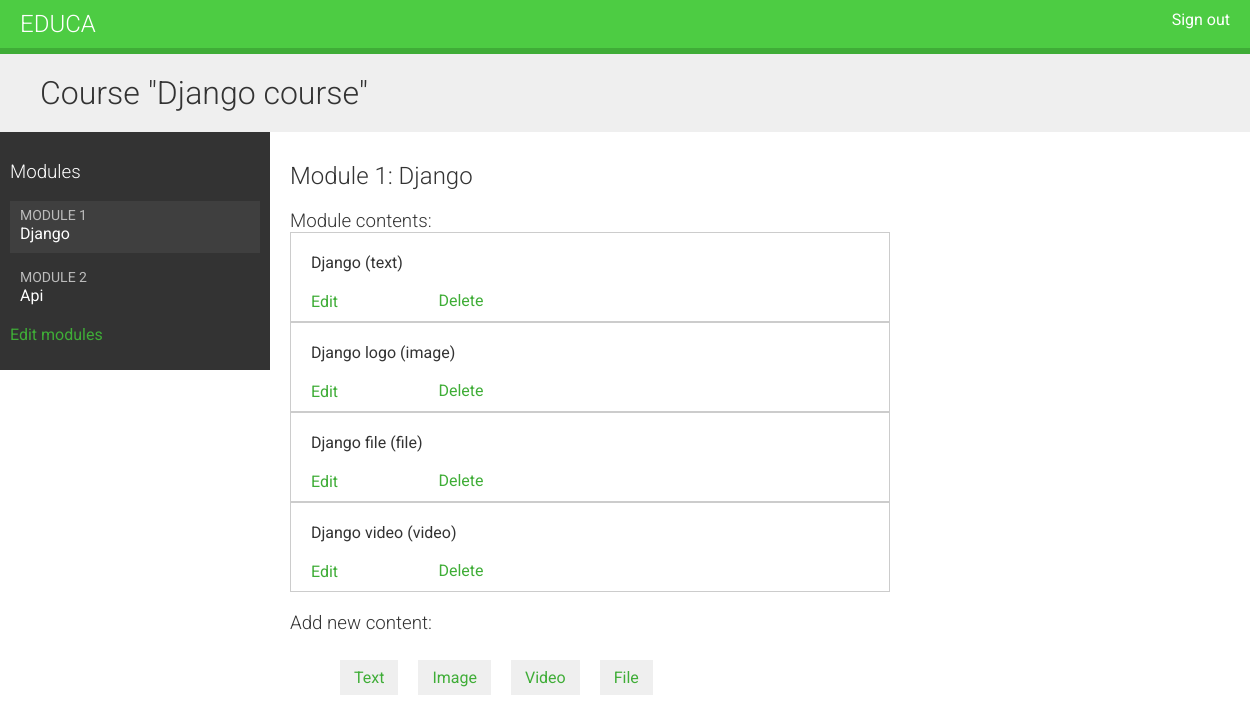
/course/module/1/ (signed in), run on the app's committed database.
### courses/models.py (models this page shows, shortened)
class Course(models.Model):
    owner = models.ForeignKey(
        User, related_name='courses_created', on_delete=models.CASCADE)
    subject = models.ForeignKey(
        Subject, related_name='courses', on_delete=models.CASCADE)
    title = models.CharField(max_length=200)
    slug = models.SlugField(max_length=200, unique=True)
    overview = models.TextField()
    created = models.DateTimeField(auto_now_add=True)
    class Meta:
        ordering = ['-created']

class Module(models.Model):
    course = models.ForeignKey(
        Course, related_name='modules', on_delete=models.CASCADE)
    title = models.CharField(max_length=200)
    description = models.TextField(blank=True)
    order = OrderField(blank=True, for_fields=['course'])
    class Meta:
        ordering = ['order']

class Content(models.Model):
    module = models.ForeignKey(
        Module, related_name='contents', on_delete=models.CASCADE)
    content_type = models.ForeignKey(ContentType, on_delete=models.CASCADE, limit_choices_to={
                                     'model__in': ('text', 'video', 'image', 'file')})
    object_id = models.PositiveIntegerField()
    item = GenericForeignKey('content_type', 'object_id')
    order = OrderField(blank=True, for_fields=['module'])
    class Meta:
        ordering = ['order']

class ItemBase(models.Model):
    owner = models.ForeignKey(
        User, related_name='%(class)s_related', on_delete=models.CASCADE)
    title = models.CharField(max_length=250)
    created = models.DateTimeField(auto_now_add=True)
    updated = models.DateTimeField(auto_now=True)
    class Meta:
        abstract = True
    def __str__(self):
        return self.title

class Text(ItemBase):
    content = models.TextField()

class Image(ItemBase):
    file = models.FileField(upload_to='image')

class File(ItemBase):
    file = models.FileField(upload_to='file')

class Video(ItemBase):
    url = models.URLField()

### courses/views.py (the view)
# urls.py: path('module/<int:module_id>/', views.ModuleContentListView.as_view(),
class ModuleContentListView(TemplateResponseMixin, View):
    template_name = 'courses/manage/module/content_list.html'
    def get(self, request, module_id):
        module = get_object_or_404(
            Module, id=module_id, course__owner=request.user)
        return self.render_to_response({'module': module})

### courses/templatetags/course.py (called while the page is built)
@register.filter
def model_name(obj):
    try:
        return obj._meta.model_name
    except AttributeError:
        return None

### courses/templates/courses/manage/module/content_list.html (shortened to what this page needs)
{% extends "base.html" %}
{% load course %}
{% block content %}
  {% with course=module.course %}
    <h1>Course "{{ course.title }}"</h1>
    <div class="contents">
      <h3>Modules</h3>
      <ul id="modules">
        {% for m in course.modules.all %}
          <li data-id="{{ m.id }}" {% if m == module %}
           class="selected"{% endif %}>
            <a href="{% url "module_content_list" m.id %}">
              <span>
                Module <span class="order">{{ m.order|add:1 }}</span>
              </span>
              <br>
              {{ m.title }}
            </a>
          </li>
        {% empty %}
          <li>No modules yet.</li>
        {% endfor %}
      </ul>
      <p><a href="{% url "course_module_update" course.id %}">
      Edit modules</a></p>
    </div>
    <div class="module">
      <h2>Module {{ module.order|add:1 }}: {{ module.title }}</h2>
      <h3>Module contents:</h3>
      <div id="module-contents">
        {% for content in module.contents.all %}
          <div data-id="{{ content.id }}">
            {% with item=content.item %}
              <p>{{ item }} ({{ item|model_name }})</p>
              <a href="{% url "module_content_update" module.id item|model_name item.id %}">
                Edit
              </a>
              <form action="{% url "module_content_delete" content.id %}" method="post">
                <input type="submit" value="Delete">
              </form>
            {% endwith %}
          </div>
        {% empty %}
          <p>This module has no contents yet.</p>
        {% endfor %}
      </div>
      <h3>Add new content:</h3>
      <ul class="content-types">
        <li><a href="{% url "module_content_create" module.id "text" %}">
        Text</a></li>
        <li><a href="{% url "module_content_create" module.id "image" %}">
        Image</a></li>
        <li><a href="{% url "module_content_create" module.id "video" %}">
        Video</a></li>
        <li><a href="{% url "module_content_create" module.id "file" %}">
        File</a></li>
      </ul>
    </div>
  {% endwith %}
{% endblock %}

### courses/templates/base.html (shortened to what this page needs)
{% load static %}
<!DOCTYPE html>
<html>
<head>
  <link href="{% static "css/base.css" %}" rel="stylesheet">
</head>
<body>
  <div id="header">
    <a href="/" class="logo">Educa</a>
    <ul class="menu">
      {% if request.user.is_authenticated %}
        <li><a href="{% url "logout" %}">Sign out</a></li>
      {% else %}
        <li><a href="{% url "login" %}">Sign in</a></li>
      {% endif %}
    </ul>
  </div>
  <div id="content">
    {% block content %}
    {% endblock %}
  </div>
</body>
</html>

### courses/static/css/base.css (style rules this page uses)
body { margin: 0; font-family: "Roboto", sans-serif; font-weight: 400; color: #333; }
a { color: #3fad37; text-decoration: none; }
ul { float: left; }
h1, h2, h3, h4, h5, h6 { font-family: "Roboto", sans-serif; font-weight: 300; }
h1 { background: #efefef; width: 100%; overflow: auto; padding: 20px 0 20px 40px; margin: 0; }
.module { padding: 10px 20px; float: left; width: 600px; }
.module h3 { margin: 20px 0 0; padding: 0; width: 100%; }
.module p { margin: 10px 0 20px; width: 100%; float: left; }
#header { background: #4dcc43; overflow: auto; padding: 10px 20px; border-bottom: 6px solid #3fad37; }
#header .logo { text-decoration: none; font-family: "Roboto", sans-serif; font-weight: 300; text-transform: uppercase; font-size: 24px; color: #fff; float: left; }
#header a { color: #fff; }
#header .menu { list-style: none; float: right; margin: 0; padding: 0; }
.contents { width: 20%; padding: 10px; float: left; background: #333; color: #fff; font-family: "Roboto", sans-serif; }
.contents ul { list-style: none; margin: 0; padding: 0; width: 100%; }
.contents ul li { margin: 0 0 10px 0; padding: 4px 10px 10px; overflow: auto; cursor: move; }
.contents ul li.selected { background: #3f3f3f; }
.contents ul span { text-transform: uppercase; color: #bbb; font-size: 14px; }
.contents ul a { display: block; color: #fff; text-decoration: none; }
ul.content-types li { list-style: none; float: left; margin: 10px; background: #efefef; padding: 8px 14px; }
input, select, textarea { border: 1px solid #ccc; border-bottom: 3px solid #ccc; padding: 8px 12px; font-size: 16px; font-family: "Roboto", sans-serif; float: left; clear: both; width: 300px; }
input[type="submit"], a.button { border-radius: 5px; background: #4dcc43; color: #fff; font-size: 16px; text-transform: uppercase; border: none; padding: 10px 20px; margin: 20px 0; }
#module-contents div { padding: 10px 20px; border: 1px solid #ccc; background: #fff; }
#module-contents form { margin: 0; padding: 0; }
#module-contents input[type="submit"] { color: #3fad37; background: none; margin: -20px 0 0; padding: 0; float: left; text-transform: none; }

### data on the page
Course: title "Django course"
Module: order|add "1", title "Django"
Module: order|add "2", title "Api"
Content: item "Django", item|model_name "text"
Content: item "Django logo", item|model_name "image"
Content: item "Django file", item|model_name "file"
Content: item "Django video", item|model_name "video"
